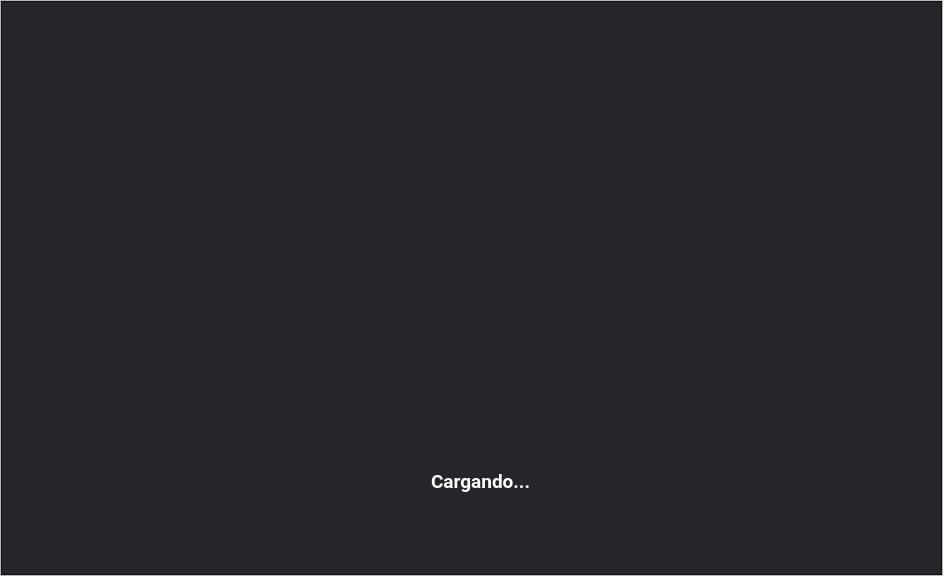
<?xml version="1.0" encoding="UTF-8"?>
<ui version="4.0">
 <class>MainWindow</class>
 <widget class="QMainWindow" name="MainWindow">
  <property name="geometry">
   <rect>
    <x>0</x>
    <y>0</y>
    <width>943</width>
    <height>576</height>
   </rect>
  </property>
  <property name="windowTitle">
   <string>MainWindow</string>
  </property>
  <widget class="QWidget" name="centralwidget">
   <layout class="QHBoxLayout" name="horizontalLayout">
    <property name="spacing">
     <number>0</number>
    </property>
    <property name="leftMargin">
     <number>0</number>
    </property>
    <property name="topMargin">
     <number>0</number>
    </property>
    <property name="rightMargin">
     <number>0</number>
    </property>
    <property name="bottomMargin">
     <number>0</number>
    </property>
    <item>
     <layout class="QVBoxLayout" name="verticalLayout">
      <property name="spacing">
       <number>0</number>
      </property>
      <item>
       <widget class="QFrame" name="frame">
        <property name="styleSheet">
         <string notr="true">QFrame{
border-image: url(:/fondo/images (1).jpg);
}</string>
        </property>
        <property name="frameShape">
         <enum>QFrame::StyledPanel</enum>
        </property>
        <property name="frameShadow">
         <enum>QFrame::Raised</enum>
        </property>
        <layout class="QHBoxLayout" name="horizontalLayout_2">
         <property name="spacing">
          <number>0</number>
         </property>
         <property name="leftMargin">
          <number>0</number>
         </property>
         <property name="topMargin">
          <number>0</number>
         </property>
         <property name="rightMargin">
          <number>0</number>
         </property>
         <property name="bottomMargin">
          <number>0</number>
         </property>
         <item>
          <widget class="QFrame" name="frame_2">
           <property name="styleSheet">
            <string notr="true">QFrame{
border-image: none;
background-color: rgba(18, 21, 26,235);
}</string>
           </property>
           <property name="frameShape">
            <enum>QFrame::StyledPanel</enum>
           </property>
           <property name="frameShadow">
            <enum>QFrame::Raised</enum>
           </property>
           <widget class="QLabel" name="label_2">
            <property name="geometry">
             <rect>
              <x>430</x>
              <y>470</y>
              <width>101</width>
              <height>21</height>
             </rect>
            </property>
            <property name="styleSheet">
             <string notr="true">font-family: 	Roboto;
font-weight: bold;
color:#FFF;
font-size: 19px;
background:none</string>
            </property>
            <property name="text">
             <string>Cargando...</string>
            </property>
           </widget>
           <widget class="QLabel" name="label">
            <property name="geometry">
             <rect>
              <x>0</x>
              <y>10</y>
              <width>941</width>
              <height>200</height>
             </rect>
            </property>
            <property name="maximumSize">
             <size>
              <width>2000</width>
              <height>200</height>
             </size>
            </property>
            <property name="styleSheet">
             <string notr="true">image: url(:/Icon/iconos logo-05.png);
background:none</string>
            </property>
            <property name="text">
             <string/>
            </property>
           </widget>
           <widget class="QWidget" name="horizontalLayoutWidget">
            <property name="geometry">
             <rect>
              <x>160</x>
              <y>170</y>
              <width>611</width>
              <height>251</height>
             </rect>
            </property>
            <layout class="QHBoxLayout" name="horizontalLayout_3"/>
           </widget>
          </widget>
         </item>
        </layout>
       </widget>
      </item>
     </layout>
    </item>
   </layout>
  </widget>
 </widget>
 <resources>
  <include location="img.qrc"/>
 </resources>
 <connections/>
</ui>
